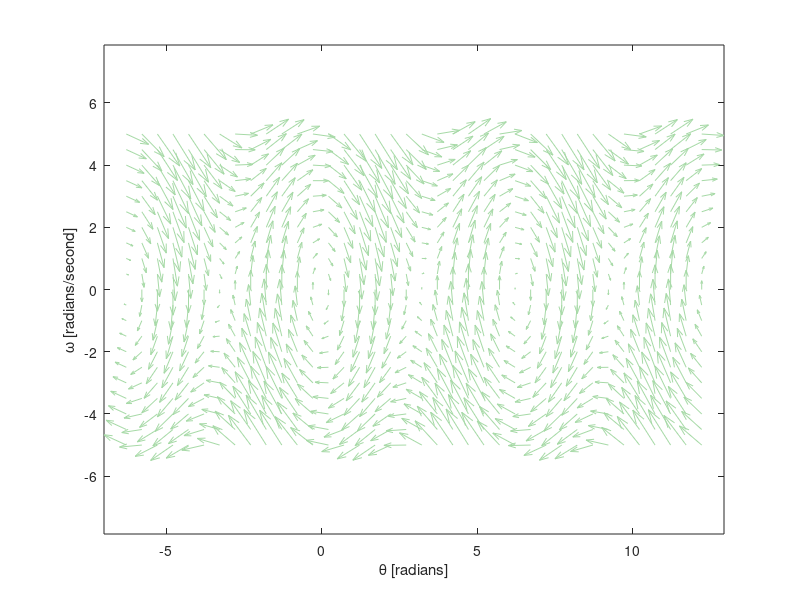

Reproduce this figure in MATLAB. (Note: this script raises an error after producing the figure.)
clear; close all; clc;
global m g L b
m = 15; %kg
g = 9.81; %m/s/s
L = 1.7; %m
b = 20; %N-m-s

tau = @(x1, x2) g/L*(x1.^2 - pi^2)*0;
x1dot = @(x1, x2) x2;
x2dot = @(x1, x2) tau(x1, x2) - g/L*sin(x1) - b/(m*L^2)*x2;


[x1, x2] = meshgrid(-2*pi:0.5:4*pi, -5:0.5:5);

x1d = x1dot(x1, x2);
x2d = x2dot(x1, x2);


quiver(x1, x2, x1d, x2d, 2, 'Color', [.65 .85 .65]);
xlabel('\theta [radians]'); ylabel('\omega [radians/second]');
axis equal tight;
hold on

%% solve some dynamics problems!
for x0 = [3.5 8];
w0 = -x0+3.5;
tf = 100; %second
[t, y] = ode45(@pendulumplantquick, [0 tf], [x0 w0]);
plot(y(:,1), y(:,2), 'linewidth', 3);
end

for w0 = 4;
x0 = 0;
tf = 100; %second
[t, y] = ode45(@pendulumplantquick, [0 tf], [x0 w0]);
plot(y(:,1), y(:,2), 'linewidth', 3);
end

tf = 100; %second
[t, y] = ode45(@pendulumplantquick, [0 tf], [-4 5]);
plot(y(:,1), y(:,2), 'linewidth', 3)

legend('Portrait', '(3.5, 0)', '(8,-4.5)', '(0,4)', '(-4,5)');


